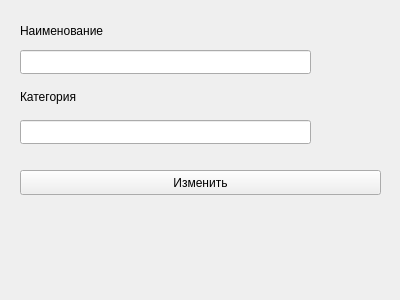
<?xml version="1.0" encoding="UTF-8"?>
<ui version="4.0">
 <class>ModifyDialog</class>
 <widget class="QWidget" name="ModifyDialog">
  <property name="geometry">
   <rect>
    <x>0</x>
    <y>0</y>
    <width>400</width>
    <height>300</height>
   </rect>
  </property>
  <property name="windowTitle">
   <string>Form</string>
  </property>
  <widget class="QLabel" name="label">
   <property name="geometry">
    <rect>
     <x>20</x>
     <y>20</y>
     <width>171</width>
     <height>21</height>
    </rect>
   </property>
   <property name="text">
    <string>Наименование</string>
   </property>
  </widget>
  <widget class="QLabel" name="label_2">
   <property name="geometry">
    <rect>
     <x>20</x>
     <y>86</y>
     <width>171</width>
     <height>21</height>
    </rect>
   </property>
   <property name="text">
    <string>Категория</string>
   </property>
  </widget>
  <widget class="QLineEdit" name="lineEdit">
   <property name="geometry">
    <rect>
     <x>20</x>
     <y>50</y>
     <width>291</width>
     <height>24</height>
    </rect>
   </property>
  </widget>
  <widget class="QLineEdit" name="lineEdit_2">
   <property name="geometry">
    <rect>
     <x>20</x>
     <y>120</y>
     <width>291</width>
     <height>24</height>
    </rect>
   </property>
  </widget>
  <widget class="QPushButton" name="pushButton">
   <property name="geometry">
    <rect>
     <x>20</x>
     <y>170</y>
     <width>361</width>
     <height>25</height>
    </rect>
   </property>
   <property name="text">
    <string>Изменить</string>
   </property>
  </widget>
 </widget>
 <resources/>
 <connections/>
</ui>
